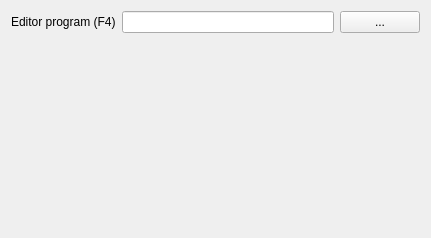
<?xml version="1.0" encoding="UTF-8"?>
<ui version="4.0">
 <class>CSettingsPageEdit</class>
 <widget class="QWidget" name="CSettingsPageEdit">
  <property name="geometry">
   <rect>
    <x>0</x>
    <y>0</y>
    <width>431</width>
    <height>238</height>
   </rect>
  </property>
  <property name="windowTitle">
   <string>Edit</string>
  </property>
  <layout class="QVBoxLayout" name="verticalLayout">
   <item>
    <layout class="QHBoxLayout" name="horizontalLayout" stretch="0,1,0">
     <item>
      <widget class="QLabel" name="label">
       <property name="text">
        <string>Editor program (F4)</string>
       </property>
      </widget>
     </item>
     <item>
      <widget class="QLineEdit" name="_editorNameLine"/>
     </item>
     <item>
      <widget class="QPushButton" name="_btnEditorBrowse">
       <property name="text">
        <string>...</string>
       </property>
      </widget>
     </item>
    </layout>
   </item>
   <item>
    <spacer name="verticalSpacer">
     <property name="orientation">
      <enum>Qt::Vertical</enum>
     </property>
     <property name="sizeHint" stdset="0">
      <size>
       <width>20</width>
       <height>186</height>
      </size>
     </property>
    </spacer>
   </item>
  </layout>
 </widget>
 <resources/>
 <connections/>
</ui>
